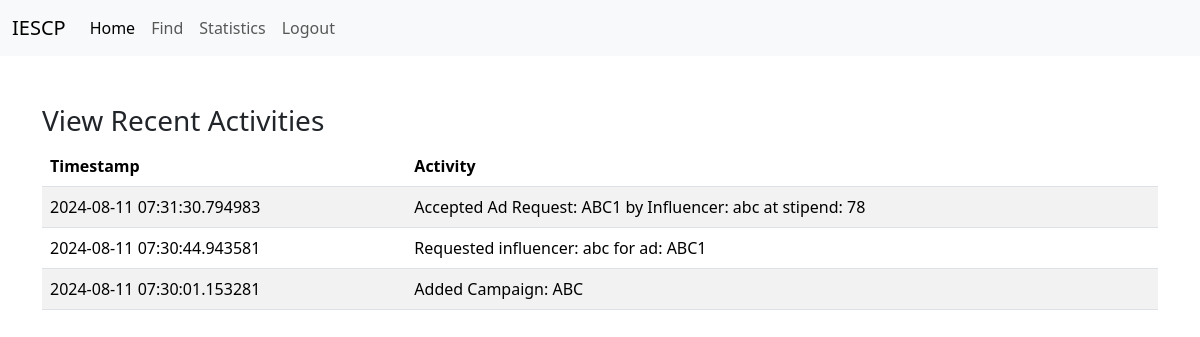
Page /view_sponsor_notifications/username=def on the committed database.
### tables this page shows
CREATE TABLE log_sponsor ( date TEXT, sponsor TEXT, activity TEXT, PRIMARY KEY (date));

### MAD1_Project/app.py (the view)
@app.route('/view_sponsor_notifications/username=<username>', methods=['GET', 'POST'])
def view_sponsor_notifications(username):
    notifs = select_sponsor_log(username)
    notifications = []
    for i in notifs:
        temp = dict()
        temp['date'] = i[0]
        temp['activity'] = i[1]
        notifications.append(temp)
        temp = dict()
    notifications = notifications[::-1]
    return render_template('view_sponsor_notifications.html', username=username, notifications=notifications)

### MAD1_Project/app.py (called while the page is built)
def select_sponsor_log(username):
    cursor.execute("SELECT date, activity FROM log_sponsor WHERE sponsor=?", (username, ))
    connection.commit()
    return cursor.fetchall()

### MAD1_Project/templates/view_sponsor_notifications.html (shortened to what this page needs)
<!DOCTYPE html>
<html lang="en">
<head>
<link href="https://cdn.jsdelivr.net/npm/bootstrap@5.3.3/dist/css/bootstrap.min.css" rel="stylesheet">
  </head>
  <nav class="navbar navbar-expand-lg bg-body-tertiary">
    <div class="container-fluid">
      <a class="navbar-brand" href="#">IESCP</a>
      <div class="collapse navbar-collapse" id="navbarSupportedContent">
        <ul class="navbar-nav me-auto mb-2 mb-lg-0">
          <li class="nav-item">
            <a class="nav-link active" aria-current="page" href="/home_sponsor/sponsor={{username}}" id = "home_sponsor_nav">Home</a>
          </li>
          <li class="nav-item">
            <a class="nav-link" href="/find_sponsor/sponsor={{username}}" id = "find_sponsor_nav">Find</a>
          </li>
          <li class="nav-item">
            <a class="nav-link" href="/statistics_sponsor/sponsor={{username}}" id = "stats_sponsor_nav">Statistics</a>
          </li>
          <li class="nav-item">
            <a class="nav-link" href = "/" id="logout">Logout</a>
          </li>
        </ul>
      </div>
    </div>
  </nav>
  <body>
    <body>
      <div class="container mt-5">
          <h3>View Recent Activities</h3>
          <table class="table table-striped">
              <thead>
                  <tr>
                      <th>Timestamp</th>
                      <th>Activity</th>
                  </tr>
              </thead>
              <tbody>
                  {% for notif in notifications %}
                  <tr>
                      <td>{{ notif.date }}</td>
                      <td>{{ notif.activity }}</td>
                  </tr>
                  {% endfor %}
              </tbody>
          </table>
      </div>
  </body>
</html>

### rows in the picture
log_sponsor: date "2024-08-11 07:31:30.794983", activity "Accepted Ad Request: ABC1 by Influencer: abc at stipend: 78"
log_sponsor: date "2024-08-11 07:30:44.943581", activity "Requested influencer: abc for ad: ABC1"
log_sponsor: date "2024-08-11 07:30:01.153281", activity "Added Campaign: ABC"
